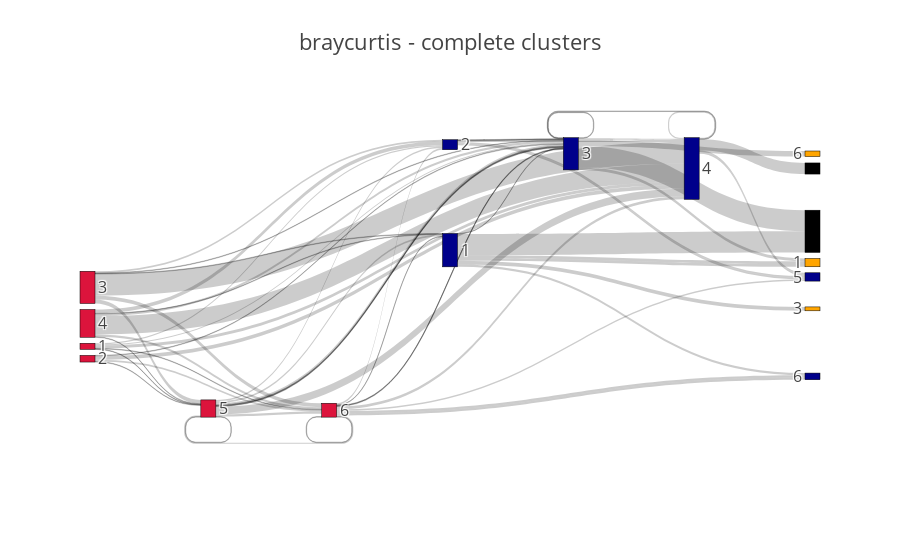

Notebook code for this chart:
### Code cell
df = sankey("complete","braycurtis", 6)

### Figure 1 — Plotly figure (JSON) as saved in the notebook; plotly's stock layout.template omitted (floating-point values rounded to 4 significant figures)
{"data": [{"domain": {"x": [0, 1], "y": [0, 1]}, "height": 7000, "link": {"source": [0, 0, 0, 0, 0, 1, 1, 1, 1, 2, 2, 2, 2, 2, 2, 3, 3, 3, 3, 3, 3, 4, 4, 4, 4, 4, 4, 4, 4, 4, 5, 5, 5, 5, 5, 5, 5, 5, 5, 5, 6, 6, 6, 6, 6, 6, 7, 7, 7, 7, 7, 8, 8, 8, 8, 8, 8, 9, 9, 9, 9, 9], "target": [4, 5, 7, 8, 9, 4, 5, 8, 9, 4, 5, 6, 7, 8, 9, 4, 5, 6, 7, 8, 9, 4, 5, 6, 7, 8, 8, 8, 8, 9, 4, 5, 6, 7, 8, 8, 9, 10, 11, 11, 8, 11, 12, 12, 14, 45, 8, 8, 9, 10, 10, 8, 9, 9, 12, 17, 45, 8, 9, 10, 10, 27], "value": [1, 1, 2, 2, 5, 1, 3, 1, 7, 7, 7, 1, 3, 1, 39, 1, 4, 1, 7, 4, 33, 1, 4, 3, 3, 3, 1, 1, 1, 14, 2, 1, 1, 3, 1, 1, 5, 3, 4, 4, 1, 4, 5, 5, 7, 38, 1, 1, 2, 3, 3, 1, 2, 2, 5, 10, 38, 1, 2, 3, 3, 20]}, "node": {"color": ["crimson", "crimson", "crimson", "crimson", "crimson", "crimson", "darkblue", "darkblue", "darkblue", "darkblue", "darkblue", "darkblue", "orange", "orange", "orange", "orange", "orange", "orange"], "label": ["1", "2", "3", "4", "5", "6", "1", "2", "3", "4", "5", "6", "1", "2", "3", "4", "5", "6", null, null, null, null, null, null, null, null, null, null, null, null, null, null, null, null, null, null, null, null, null, null, null, null, null, null, null, null, null, null, null, null, null, null, null, null, null, null, null, null, null, null, null, null], "line": {"color": "black", "width": 0.5}, "pad": 6, "thickness": 15}, "orientation": "h", "type": "sankey", "valueformat": ".0f", "width": 500}], "layout": {"font": {"height": 1000, "size": 16}, "title": "braycurtis - complete clusters"}}
